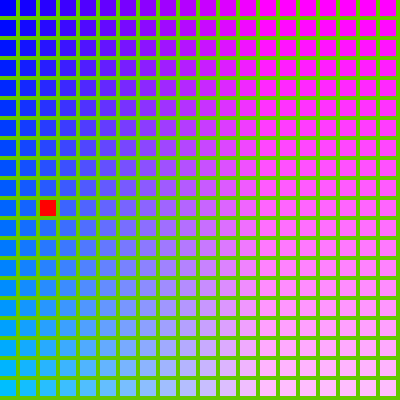
Frame 1 (no input)
Frame 60 (the mouse pressed at the canvas centre just before this capture): identical to frame 1, image omitted
Frame 120 (the mouse held since frame 60 and released just before this capture): identical to frame 1, image omitted

The Processing sketch that drew this single still picture (run headless with seeded random() and noise(); from frame 60 on, the mouse is pressed at the canvas centre):

// Processing sketch: arrays_biDimensional
// ── arrays_biDimensional.pde
int nFilas = 20;
int nColumnas = 20;
float porte = 20;

//declaremos el array vacio, la cantidad de elementos esta dado por las variables nColumnas y nFilas
color miNumero [] [] = new color [nColumnas] [nFilas]; //misma sintaxis pero 2 brackets

void setup() {
  size (400, 400);

  //Asignamos valores al array via for loop
  for (int i=0; i<nColumnas; i++) {
    for (int j=0; j<nFilas; j++) {
      miNumero [i] [j] = color(20*i, 10*j, 255);
    }
  }

  //Solo para imprimir a la consola los valores que acabamos de asignar
  for (int i=0; i<nColumnas; i++) {
    for (int j=0; j<nFilas; j++) {
      println("i= " + i + ", j= " + j + " = "  + miNumero[i][j]);
    }
  }
}

void draw() {
  background(100, 200, 0);
  noStroke();
  
  //Usemos los valores que tenemos guardados en el array para pintar algo
  for (int i=0; i<nColumnas; i++) {
    for (int j=0; j<nFilas; j++) {

      if (i==2 && j==10) {     // si la columna es 2 y la fila 10
        fill(255, 0, 0);       // pinta rojo.
      } else {                 // si no
        fill(miNumero[i][j]);  // pinta usando el color guardado en el array 
      }
      rect(porte*i, porte*j, 16, 16);
    }
  }
}
